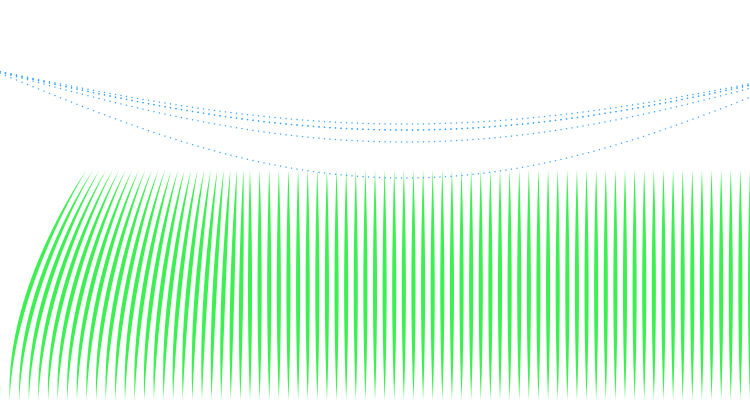
Frame 1 (no input)
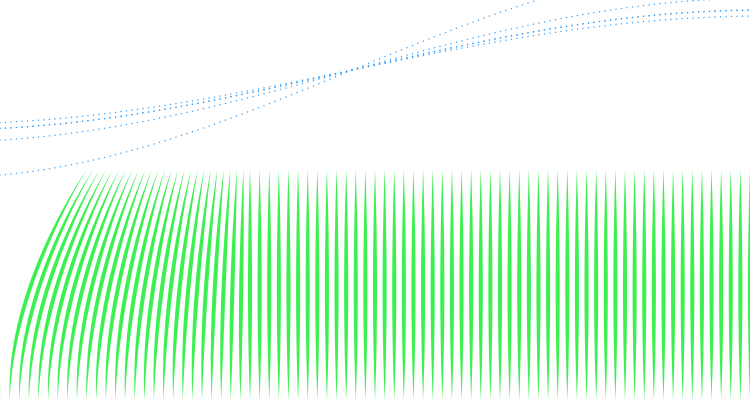
Frame 60 (the mouse pressed at the canvas centre just before this capture)
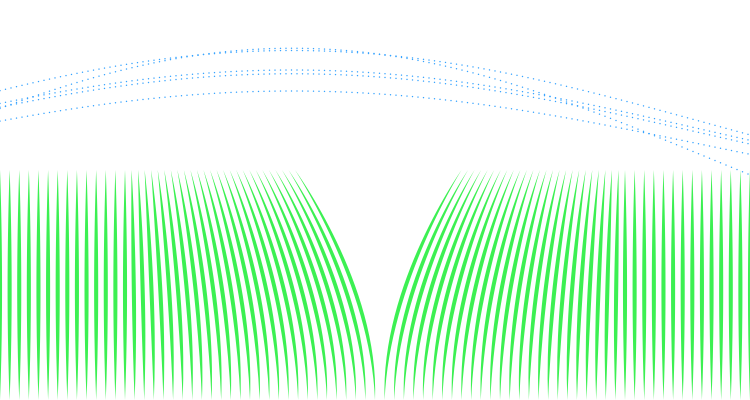
Frame 120 (the mouse held since frame 60 and released just before this capture)

The Processing sketch that drew these frames (run headless with seeded random() and noise(); from frame 60 on, the mouse is pressed at the canvas centre):

// Processing sketch: processing_134068
// ── processing_134068.pde


Straw[ ] myStraws;

//wind
int xspacing = 5;   // How far apart should each horizontal location be spaced
int w;              // Width of entire wave

float theta = 0.0;  // Start angle at 0
float amplitude = 60.0;  // Height of wave
float period = 1500.0;  // How many pixels before the wave repeats
float dx;  // Value for incrementing X, a function of period and xspacing
float[] yvalues;  // Using an array to store height values for the wave
float waveHeight =70;


void setup(){
  size(750,400);
  myStraws = new Straw[80];
  for( int i=0; i < myStraws.length; i=i+1){
    
   float rootX =map( i, 1, myStraws.length-1, 0, width ) ;
   myStraws[i] = new Straw(rootX);
    
   
      w = width+100;
      
  dx = (TWO_PI / period) * xspacing;
  yvalues = new float[w/xspacing];

  }
}

void draw(){
  background(255);
  
  // background
  if (key =='b') {
    background(0,20); 
  }
  
  if (key =='w') {
    background(255,20); 
  }
  
    if (key =='g') {
    background(110,20); 
  }
  
   if (keyPressed ==true) {
   boolean a = true;
   if (a == true)
   { background(255);
   a=false;}
   else{
     background(0);
     a=true;}
   
    
  }

  for( int i=0 ; i <myStraws.length ; i=i+1){    
     myStraws[i].display();
  }
 
 
 //Wind
  calcWave();
  renderWave();
}

void calcWave() {
  // Increment theta (try different values for 'angular velocity' here
  theta += 0.03;

  // For every x value, calculate a y value with sine function
  float x = theta;
  for (int i = 0; i < yvalues.length; i++) {
    yvalues[i] = sin(x)*amplitude;
    x+=dx;
  }
}



void renderWave() {
  noStroke();
  fill(#36A3FF);
  // A simple way to draw the wave with an ellipse at each location
 

 if (pmouseX-mouseX<1) {
    for (int x = 0; x < yvalues.length; x ++) {
    ellipse(x*xspacing*1.1, waveHeight+yvalues[x]*0.9+mouseX*0.20, 1.5, 1.5);
    ellipse(x*xspacing*1.1, waveHeight+yvalues[x]*1.2+mouseX*0.14, 1.5, 1.5);
    ellipse(x*xspacing*1.1, waveHeight+yvalues[x]*1+mouseX*0.16, 1.5, 1.5);  
    ellipse(x*xspacing*1.1, waveHeight+yvalues[x]*1+mouseX*0.17, 1.5, 1.5);
    ellipse(x*xspacing*1.1, waveHeight+yvalues[x]*1.8+mouseX*0.23, 1.5, 1.5);
   }
 }
else if(mouseX-pmouseX<1){
for (int x = 0; x < yvalues.length; x++) {
    ellipse(x*xspacing*1.1, waveHeight+yvalues[x]*0.9+mouseX*0.14, 1.5, 1.5);
    ellipse(x*xspacing*1.1, waveHeight+yvalues[x]*1.2+mouseX*0.1, 1.5, 1.5);
    ellipse(x*xspacing*1.1, waveHeight+yvalues[x]*1+mouseX*0.1, 1.5, 1.5);  
      ellipse(x*xspacing*1.1, waveHeight+yvalues[x]*1+mouseX*0.11, 1.5, 1.5);
    ellipse(x*xspacing*1.1, waveHeight+yvalues[x]*1.8+mouseX*0.13, 1.5, 1.5);
} 
 }
}

class Straw {
 
  float rootX = 0;
  float rootY =0;
  float strawLength = 230;
  float fattness = 0.02;
  // constr5uctor
  Straw( float theX ){
    rootX = theX;
    rootY = height;
  }
  
  void display () {
   
    float endpointX = rootX;
    float endpointY = rootY-strawLength;
   
    float mousediffX = mouseX-rootX;
    float mousedistX = abs( mousediffX);
     
     if(mousedistX < 250) {
        float offsetX = map(mousedistX, 0, 250, 80, 0);
       if (mousediffX < 0) {
         endpointX = endpointX +offsetX;
       }else{        
          endpointX = endpointX - offsetX;
        } 
     } 
    
     fill(#3CF052);
     noStroke();
    
    beginShape();
    vertex(rootX, rootY); 
    bezierVertex( rootX-strawLength*fattness, rootY-strawLength*0.5, endpointX, endpointY, endpointX, endpointY);
    bezierVertex( endpointX, endpointY,  rootX+strawLength*fattness, rootY-strawLength*0.5, rootX, rootY);      
    endShape();
     
  }
}
